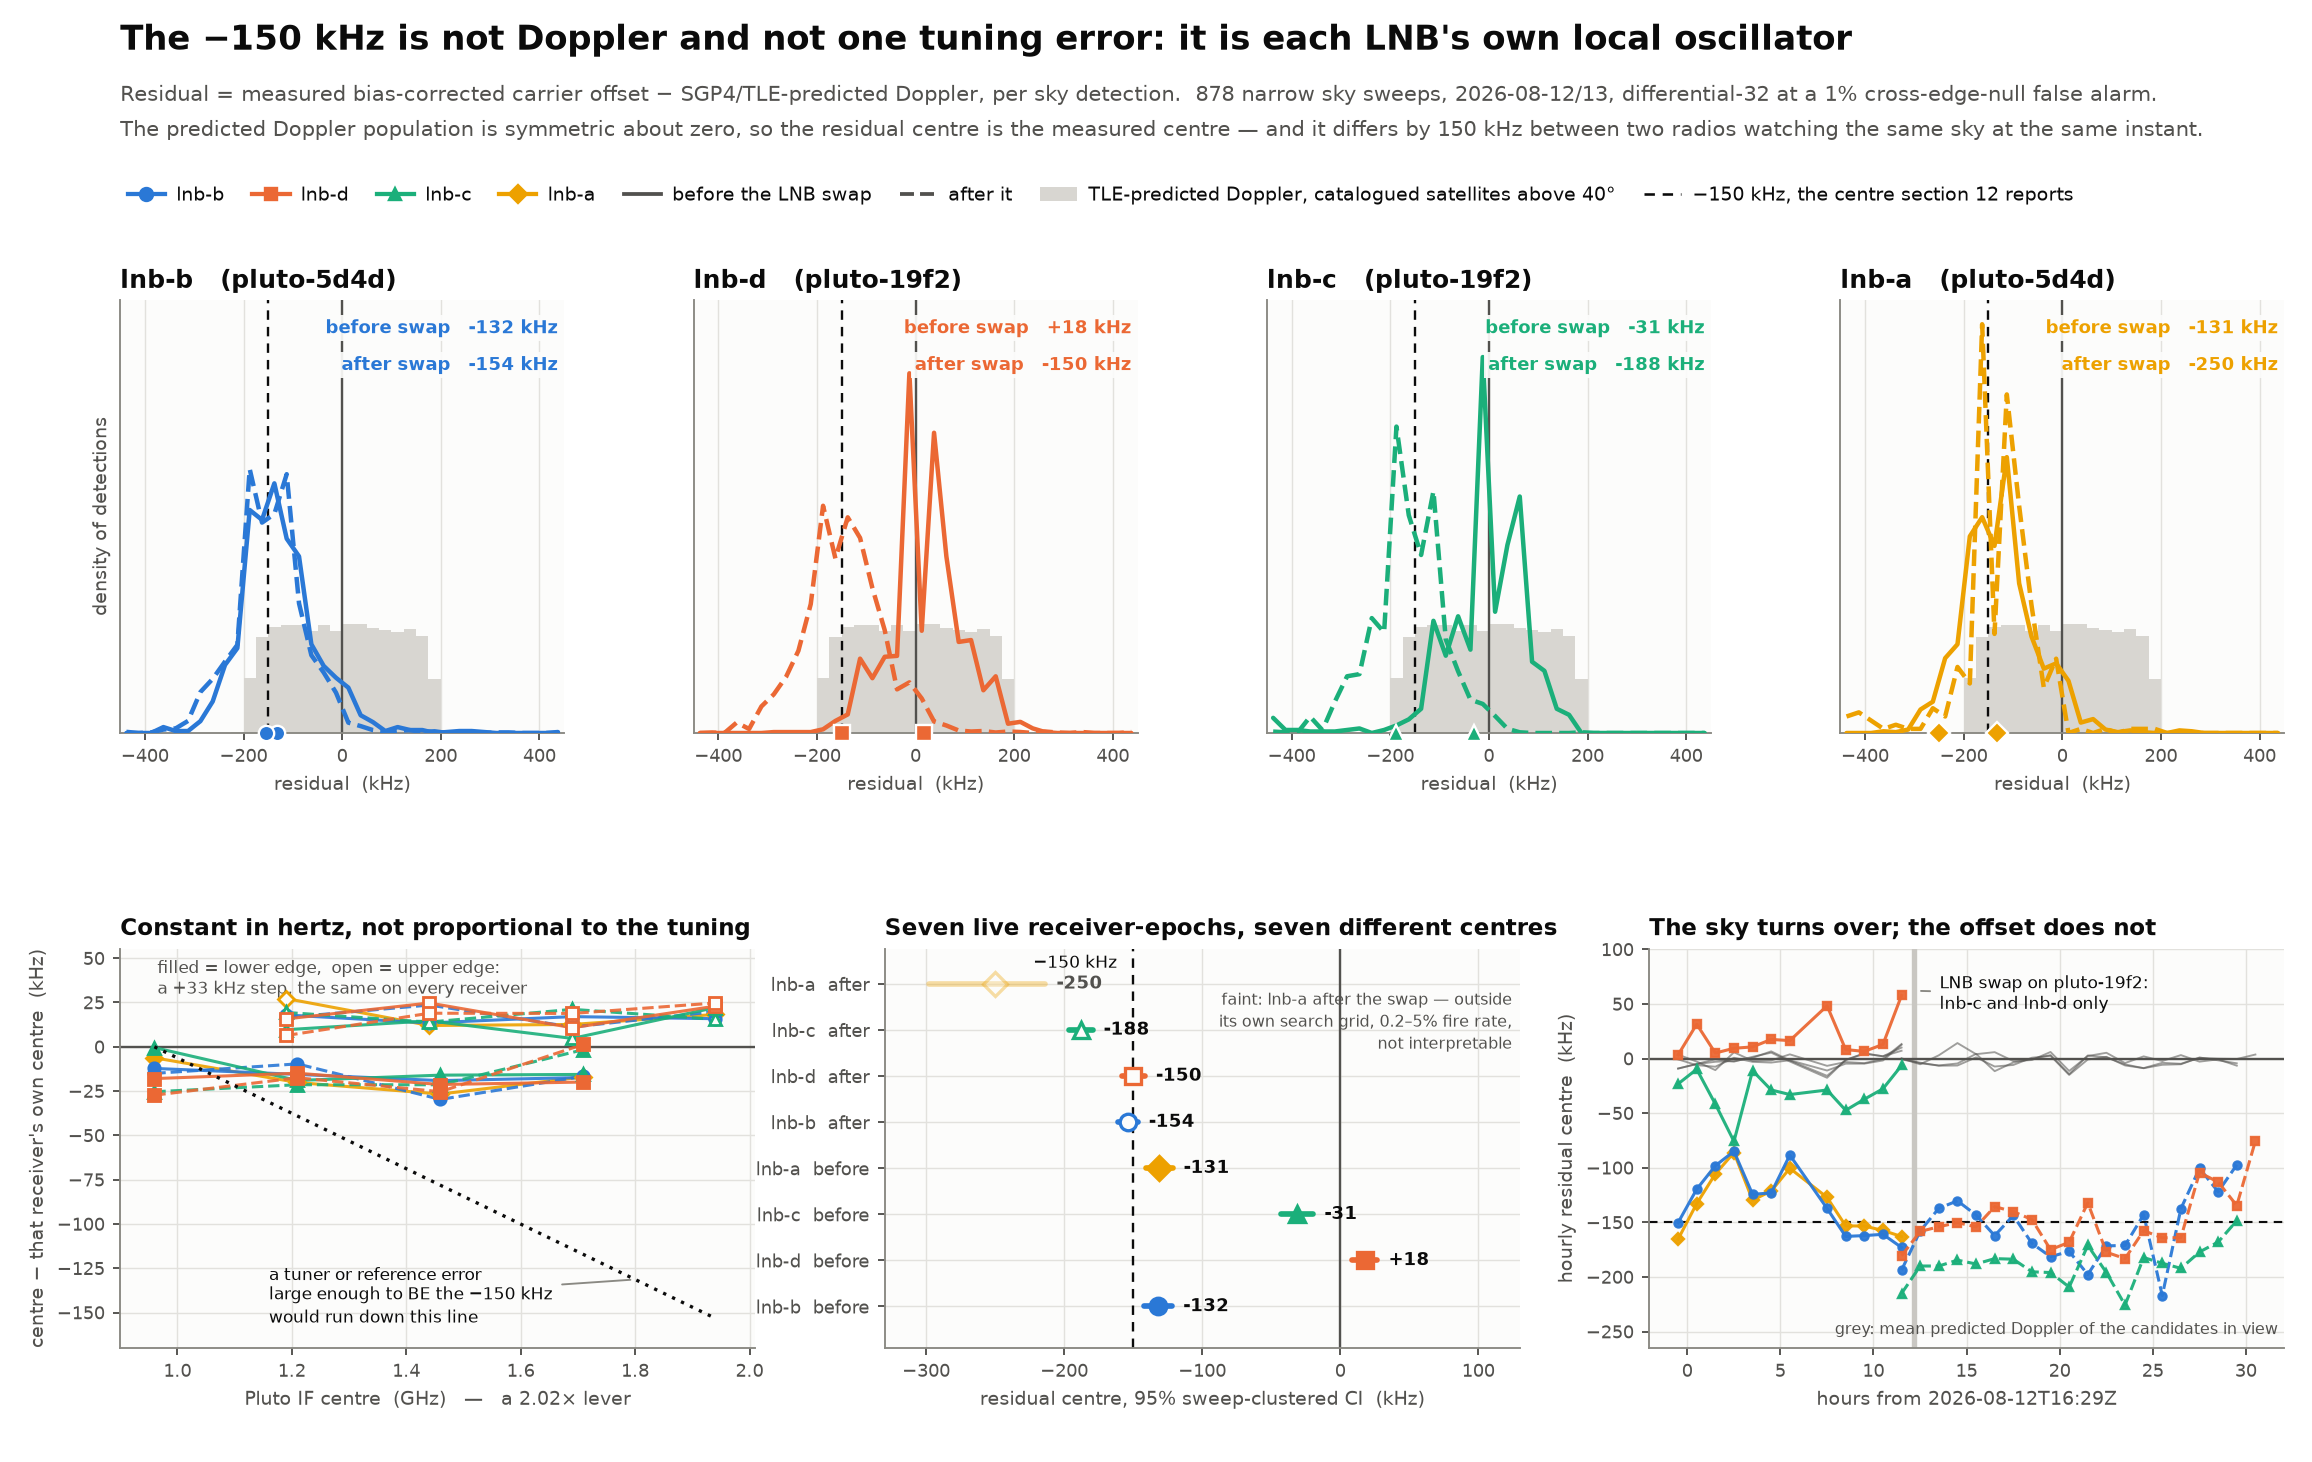

Generate this figure with Python:
#!/usr/bin/env python3
"""tle-residual: the -150 kHz against an external clock.

Residual = measured bias-corrected carrier offset - TLE-predicted Doppler, per
sky detection, on the 878 narrow sky sweeps of 2026-08-12/13 (the only sky
captures carrying a probe UTC and an rf_center_hz; the sync-* sweeps section 12
binned carry neither).  Geometry from orbit.association.catalog_doppler against
the archived catalogue store; thresholds from cross_radio.null_thresholds.

Reads tle-residual.json + tlework/residual-axes.npz, written by
tle-residual-stats.py.  Nothing here is hand-entered except MARK_KHZ, which is
the report's own claimed centre, plotted so disagreement with it is visible.

Run: PYTHONPATH=/home/satpi01/leo-tracker/src nice -n 15 python3 tle-residual.py
"""
from __future__ import annotations

import datetime as dt
import json
import os

import numpy as np
import matplotlib
matplotlib.use("Agg")
import matplotlib.pyplot as plt
from matplotlib.lines import Line2D
from matplotlib.patches import Patch

ROOT = "/tmp/claude-1000/-home-satpi01-leo-tracker/07c4f545-58c8-40cb-8d33-da0c19e82a08/scratchpad/groupb"
NAME = "tle-residual"
MARK_KHZ = -150.0          # the centre REPORT section 12 reports; not a fit
ELEV_FLOOR = 40.0
LNB_LO_HZ = 9.75e9

# Same identity assignment as the report's figures/injection/raw-vs-corrected.py
# (dataviz reference palette, categorical slots 1-4, light mode), so the two
# figures can be read side by side.  Marker and dash carry identity too.
PORTS = ("lnb-b", "lnb-d", "lnb-c", "lnb-a")
STYLE = {
    "lnb-b": {"color": "#2a78d6", "marker": "o"},
    "lnb-d": {"color": "#eb6834", "marker": "s"},
    "lnb-c": {"color": "#1baf7a", "marker": "^"},
    "lnb-a": {"color": "#eda100", "marker": "D"},
}
INK, MUTED, FAINT, GRID = "#0b0b0b", "#52514e", "#8a8983", "#e2e1dd"
SURFACE, BAND, DOPPLER = "#fcfcfb", "#f0efec", "#d8d6d1"
EPOCH_LS = {"gen1": "-", "gen2": "--"}
EPOCH_NAME = {"gen1": "before the 08-13 LNB swap", "gen2": "after it"}


def frame(ax):
    ax.set_facecolor(SURFACE)
    for side in ("top", "right"):
        ax.spines[side].set_visible(False)
    for side in ("left", "bottom"):
        ax.spines[side].set_color(FAINT)
        ax.spines[side].set_linewidth(0.8)
    ax.tick_params(colors=MUTED, labelsize=7.5, length=3, width=0.8)
    ax.grid(True, color=GRID, linewidth=0.6, zorder=0)
    ax.set_axisbelow(True)


def density(values, edges):
    counts, _ = np.histogram(values, bins=edges)
    width = np.diff(edges)
    total = counts.sum()
    return counts / (total * width) if total else counts.astype(float)


def main():
    stats = json.load(open(os.path.join(ROOT, "figures", "tle-residual.json")))
    sync = json.load(open(os.path.join(ROOT, "figures", "tle-residual-synccheck.json")))
    axes_data = np.load(os.path.join(ROOT, "tlework", "residual-axes.npz"),
                        allow_pickle=False)
    resid = axes_data["resid_maxel"] / 1e3
    # Refined points only for the shapes: a point claimed by a coarse proposer
    # sits on a 25 kHz grid tooth and would draw spikes that are the bank, not
    # the sky.  The centres quoted everywhere are the all-point figures from
    # tle-residual.json; the refined-only centres are within 10 kHz of them.
    fired = axes_data["fired"].astype(bool) & axes_data["refined"].astype(bool)
    label = axes_data["label"]
    gen = axes_data["gen"]
    utc = axes_data["utc"]

    pool = axes_data["pool_doppler_sample"] / 1e3
    pool_elev = axes_data["pool_elev_sample"]
    pool = pool[pool_elev >= ELEV_FLOOR]

    sidecar = {"mark_khz": MARK_KHZ, "panels": {}}

    fig = plt.figure(figsize=(13.6, 8.6), dpi=170, facecolor="white")
    grid = fig.add_gridspec(2, 12, height_ratios=[1.0, 0.92],
                            left=0.052, right=0.988, top=0.795, bottom=0.078,
                            wspace=2.1, hspace=0.52)

    fig.text(0.052, 0.966,
             "The −150 kHz is not Doppler and not one tuning error: it is each "
             "LNB's own local oscillator",
             fontsize=14.6, color=INK, fontweight="bold")
    fig.text(0.052, 0.931,
             "Residual = measured bias-corrected carrier offset − SGP4/TLE-predicted Doppler, "
             "per sky detection.  878 narrow sky sweeps, 2026-08-12/13, differential-32 at a 1% "
             "cross-edge-null false alarm.",
             fontsize=8.8, color=MUTED)
    fig.text(0.052, 0.907,
             "The predicted Doppler population is symmetric about zero, so the residual centre "
             "is the measured centre — and it differs by 150 kHz between two radios watching the "
             "same sky at the same instant.",
             fontsize=8.8, color=MUTED)

    # ---------------------------------------------------- row 1: residuals --
    edges = np.arange(-450, 460, 25.0)
    mids = (edges[:-1] + edges[1:]) / 2
    doppler_density = density(pool, edges)
    curves = {}
    for port in PORTS:
        for generation in ("gen1", "gen2"):
            mask = fired & (label == port) & (gen == generation) & np.isfinite(resid)
            if mask.sum() >= 200:
                curves[(port, generation)] = (density(resid[mask], edges) * 1e3,
                                              int(mask.sum()))
    ceiling = 1.06 * max(float(v[0].max()) for v in curves.values())
    for column, port in enumerate(PORTS):
        ax = fig.add_subplot(grid[0, column * 3:(column + 1) * 3])
        frame(ax)
        ax.fill_between(mids, doppler_density * 1e3, color=DOPPLER, zorder=1,
                        step="mid", linewidth=0)
        ax.axvline(0, color=MUTED, linewidth=1.0, zorder=2)
        ax.axvline(MARK_KHZ, color=INK, linewidth=1.0, linestyle=(0, (4, 3)), zorder=2)
        rows = {}
        for generation in ("gen1", "gen2"):
            entry = stats["by_port"].get(f"{port}|{generation}")
            curve = curves.get((port, generation))
            if entry is None or curve is None:
                continue
            ax.plot(mids, curve[0], color=STYLE[port]["color"], linewidth=1.9,
                    linestyle=EPOCH_LS[generation], zorder=4, solid_capstyle="round")
            centre = entry["residual_vs_maxel"]["mean_khz"]
            ax.plot([centre], [0.0], marker=STYLE[port]["marker"], markersize=6.5,
                    color=STYLE[port]["color"], markeredgecolor="white",
                    markeredgewidth=1.0, clip_on=False, zorder=6)
            rows[generation] = {"n": curve[1], "centre_khz": centre,
                                "ci95_khz": entry["residual_vs_maxel"]["mean_ci95_khz"]}
        ax.set_xlim(-450, 450)
        ax.set_ylim(0, ceiling)
        ax.set_yticks([])
        ax.set_xticks([-400, -200, 0, 200, 400])
        ax.set_title(f"{port}   ({stats['by_port'].get(port + '|gen1', {}).get('radio') or ''})",
                     fontsize=10.5, color=INK, loc="left", pad=5,
                     fontweight="bold")
        for line, (generation, value) in enumerate(sorted(rows.items())):
            ax.text(0.985, 0.955 - 0.085 * line,
                    f"{'before swap' if generation == 'gen1' else 'after swap'}"
                    f"   {value['centre_khz']:+.0f} kHz",
                    transform=ax.transAxes, fontsize=7.6,
                    color=STYLE[port]["color"], va="top", ha="right",
                    fontweight="bold", zorder=8,
                    bbox={"facecolor": SURFACE, "edgecolor": "none",
                          "pad": 1.6, "alpha": 0.92})
        if column == 0:
            ax.set_ylabel("density of detections", fontsize=8, color=MUTED)
        ax.set_xlabel("residual  (kHz)", fontsize=8, color=MUTED)
        sidecar["panels"].setdefault("residual_by_port", {})[port] = rows

    # ------------------------------------------- row 2a: constant vs IF -----
    ax = fig.add_subplot(grid[1, 0:4])
    frame(ax)
    # Each receiver-epoch is drawn relative to its OWN centre, so the seven
    # curves share an origin and the only thing left on the y axis is how the
    # offset moves across the eight tunings.
    plotted = {}
    for key, entry in sorted(stats["by_tuning"].items()):
        port, generation = key.split("|")
        if key == "lnb-a|gen2":
            continue                      # port outside its own search grid
        style = STYLE[port]
        base = float(np.mean([r["mean_khz"] for r in entry["rows"]]))
        for edge, marker_fill in (("lower", True), ("upper", False)):
            rows = [r for r in entry["rows"] if r["region"].startswith(edge)]
            if not rows:
                continue
            x = [r["if_mhz"] / 1e3 for r in rows]
            y = [r["mean_khz"] - base for r in rows]
            ax.plot(x, y, color=style["color"], linewidth=1.3,
                    linestyle=EPOCH_LS[generation], zorder=3, alpha=0.9)
            ax.plot(x, y, linestyle="none", marker=style["marker"], markersize=4.8,
                    color=style["color"] if marker_fill else SURFACE,
                    markeredgecolor=style["color"], markeredgewidth=1.2, zorder=4)
        plotted[key] = {"constant_khz": entry["constant_khz"],
                        "if_slope_ppm": entry["if_slope_ppm"],
                        "if_term_over_span_khz": entry["if_term_over_span_khz"],
                        "edge_half_step_khz": entry["edge_half_step_khz"],
                        "fit_residual_rms_khz": entry["fit_residual_rms_khz"]}
    # What a Pluto-side fractional error big enough to BE the -150 kHz would
    # look like: proportional to the IF, so it would add another -153 kHz across
    # the 2.02x span.  No port moves by more than 26 kHz.
    span = np.array([0.9597, 1.9403])
    ax.plot(span, MARK_KHZ * (span / span[0] - 1.0), color=INK, linewidth=1.4,
            linestyle=(0, (1, 2)), zorder=5)
    ax.annotate("a tuner or reference error\nlarge enough to BE the −150 kHz\n"
                "would run down this line",
                xy=(1.80, MARK_KHZ * (1.80 / span[0] - 1.0)), xytext=(1.16, -122),
                fontsize=7.2, color=INK, ha="left", va="top", linespacing=1.25,
                arrowprops={"arrowstyle": "-", "color": FAINT, "linewidth": 0.8})
    ax.axhline(0, color=MUTED, linewidth=1.0, zorder=2)
    ax.text(0.965, 50, "filled = lower edge,  open = upper edge:\n"
            "a +33 kHz step, the same on every receiver",
            fontsize=7.0, color=MUTED, ha="left", va="top", linespacing=1.25)
    ax.set_xlabel("Pluto IF centre  (GHz)   —   a 2.02× lever", fontsize=8, color=MUTED)
    ax.set_ylabel("centre − that receiver's own centre  (kHz)", fontsize=8, color=MUTED)
    ax.set_title("Constant in hertz, not proportional to the tuning",
                 fontsize=9.8, color=INK, loc="left", pad=6, fontweight="bold")
    ax.set_ylim(-170, 55)
    ax.set_xlim(0.90, 2.01)
    sidecar["panels"]["tuning_decomposition"] = plotted

    # --------------------------------------- row 2b: centres with CIs -------
    ax = fig.add_subplot(grid[1, 4:8])
    frame(ax)
    order = [(p, g) for g in ("gen1", "gen2") for p in PORTS
             if f"{p}|{g}" in stats["by_port"]]
    caterpillar = {}
    for row, (port, generation) in enumerate(order):
        entry = stats["by_port"][f"{port}|{generation}"]
        value = entry["residual_vs_maxel"]["mean_khz"]
        low, high = entry["residual_vs_maxel"]["mean_ci95_khz"]
        broken = (port == "lnb-a" and generation == "gen2")
        ax.plot([low, high], [row, row], color=STYLE[port]["color"], linewidth=2.4,
                solid_capstyle="round", alpha=0.35 if broken else 1.0, zorder=3)
        ax.plot([value], [row], marker=STYLE[port]["marker"], markersize=7.0,
                color=STYLE[port]["color"] if generation == "gen1" else SURFACE,
                markeredgecolor=STYLE[port]["color"], markeredgewidth=1.4,
                alpha=0.35 if broken else 1.0, zorder=4)
        ax.text(high + 8, row, f"{value:+.0f}", fontsize=7.6, ha="left",
                va="center", color=MUTED if broken else INK, fontweight="bold")
        caterpillar[f"{port}|{generation}"] = {"mean_khz": value, "ci95_khz": [low, high]}
    ax.axvline(MARK_KHZ, color=INK, linewidth=1.0, linestyle=(0, (4, 3)), zorder=2)
    ax.axvline(0, color=MUTED, linewidth=1.0, zorder=2)
    ax.text(MARK_KHZ - 8, len(order) - 0.55, "−150 kHz ", fontsize=7.4, color=INK,
            ha="right", va="center")
    ax.set_yticks(range(len(order)))
    ax.set_yticklabels([f"{p}  {'before' if g == 'gen1' else 'after'}"
                        for p, g in order], fontsize=7.8)
    ax.set_ylim(-0.9, len(order) - 0.25)
    ax.set_xlim(-330, 130)
    ax.set_xlabel("residual centre, 95% sweep-clustered CI  (kHz)",
                  fontsize=8, color=MUTED)
    ax.set_title("Seven live receiver-epochs, seven different centres",
                 fontsize=9.8, color=INK, loc="left", pad=6, fontweight="bold")
    ax.text(0.988, 0.90, "faint: lnb-a after the swap — outside\n"
            "its own search grid, 0.2–5% fire rate,\nnot interpretable",
            transform=ax.transAxes, fontsize=6.9, color=MUTED, ha="right",
            va="top", linespacing=1.35)
    sidecar["panels"]["centres"] = caterpillar

    # ----------------------------------------- row 2c: hourly stability -----
    ax = fig.add_subplot(grid[1, 8:12])
    frame(ax)
    origin = float(np.nanmin(utc))
    hourly = {}
    for key, entry in sorted(stats["diagnostics"]["hourly"].items()):
        port, generation = key.split("|")
        if key == "lnb-a|gen2":
            continue
        hours = [(dt.datetime.fromisoformat(r["utc"]).timestamp() - origin) / 3600.0
                 for r in entry["hours"]]
        values = [r["residual_mean_khz"] for r in entry["hours"]]
        ax.plot(hours, values, color=STYLE[port]["color"], linewidth=1.3,
                linestyle=EPOCH_LS[generation], marker=STYLE[port]["marker"],
                markersize=3.4, zorder=4, alpha=0.95)
        ax.plot(hours, [r["candidate_doppler_mean_khz"] for r in entry["hours"]],
                color=MUTED, linewidth=0.8, zorder=3, alpha=0.55)
        hourly[key] = {"spread_khz": entry["spread_khz"], "sd_khz": entry["sd_khz"]}
    ax.axhline(MARK_KHZ, color=INK, linewidth=0.9, linestyle=(0, (4, 3)), zorder=2)
    ax.axhline(0, color=MUTED, linewidth=1.0, zorder=2)
    swap = (dt.datetime.fromisoformat(stats["epoch_split_utc"][0].replace("Z", "+00:00"))
            .timestamp() - origin) / 3600.0
    ax.axvspan(swap, swap + 0.14, color="#c9c7c2", zorder=1)
    ax.annotate("LNB swap on pluto-19f2:\nlnb-c and lnb-d only",
                xy=(swap + 0.15, 62), xytext=(swap + 1.4, 78), fontsize=7.0,
                color=INK, ha="left", va="top", linespacing=1.25,
                arrowprops={"arrowstyle": "-", "color": FAINT, "linewidth": 0.8})
    ax.text(0.99, 0.025, "grey: mean predicted Doppler of the candidates in view",
            transform=ax.transAxes, fontsize=6.9, color=MUTED, ha="right", va="bottom")
    ax.set_xlabel("hours from 2026-08-12T16:29Z", fontsize=8, color=MUTED)
    ax.set_ylabel("hourly residual centre  (kHz)", fontsize=8, color=MUTED)
    ax.set_title("The sky turns over; the offset does not",
                 fontsize=9.8, color=INK, loc="left", pad=6, fontweight="bold")
    ax.set_ylim(-265, 100)
    sidecar["panels"]["hourly"] = hourly

    handles = [Line2D([], [], color=STYLE[p]["color"], marker=STYLE[p]["marker"],
                      markersize=5.5, linewidth=1.8, label=p) for p in PORTS]
    handles += [
        Line2D([], [], color=MUTED, linewidth=1.6, linestyle="-",
               label="before the LNB swap"),
        Line2D([], [], color=MUTED, linewidth=1.6, linestyle="--",
               label="after it"),
        Patch(facecolor=DOPPLER, edgecolor="none",
              label="TLE-predicted Doppler, catalogued satellites above 40°"),
        Line2D([], [], color=INK, linewidth=1.1, linestyle=(0, (4, 3)),
               label="−150 kHz, the centre section 12 reports"),
    ]
    fig.legend(handles=handles, loc="upper left", bbox_to_anchor=(0.048, 0.884),
               ncol=8, frameon=False, fontsize=7.9, labelcolor=INK,
               handlelength=2.0, columnspacing=1.5, handletextpad=0.6)

    out = os.path.join(ROOT, "figures", f"{NAME}.png")
    fig.savefig(out, facecolor="white")
    plt.close(fig)

    # Each receiver's own absolute error, undoing the rx0 correction: the
    # corrected axis is anchored on rx1, so rx0's absolute figure is its
    # corrected centre plus the differential value that was subtracted from it.
    absolute = {}
    for key, entry in sorted(stats["by_tuning"].items()):
        port, generation = key.split("|")
        radio = stats["by_port"][key]["radio"]
        applied = (stats["centres_applied_hz"][f"{radio}|{generation}"]
                   if port in ("lnb-a", "lnb-c") else 0.0)
        raw = entry["constant_khz"] + applied / 1e3
        absolute[key] = {
            "radio": radio, "corrected_constant_khz": entry["constant_khz"],
            "rx0_correction_applied_khz": applied / 1e3,
            "absolute_offset_khz": raw,
            "ppm_of_lnb_lo": raw * 1e3 / LNB_LO_HZ * 1e6}
    sidecar["absolute_receiver_offsets"] = absolute
    sidecar["population"] = stats["population"]
    sidecar["identifiability"] = stats["diagnostics"]["assignment_identifiability"]
    sidecar["in_view_doppler"] = {
        k: v for k, v in stats["diagnostics"].items() if k.startswith("in_view")}
    sidecar["sync_corpus_cross_check"] = sync["by_port"]
    json.dump(sidecar, open(os.path.join(ROOT, "figures", f"{NAME}-figure.json"), "w"),
              indent=1, sort_keys=True)
    print("wrote", out)


if __name__ == "__main__":
    main()
